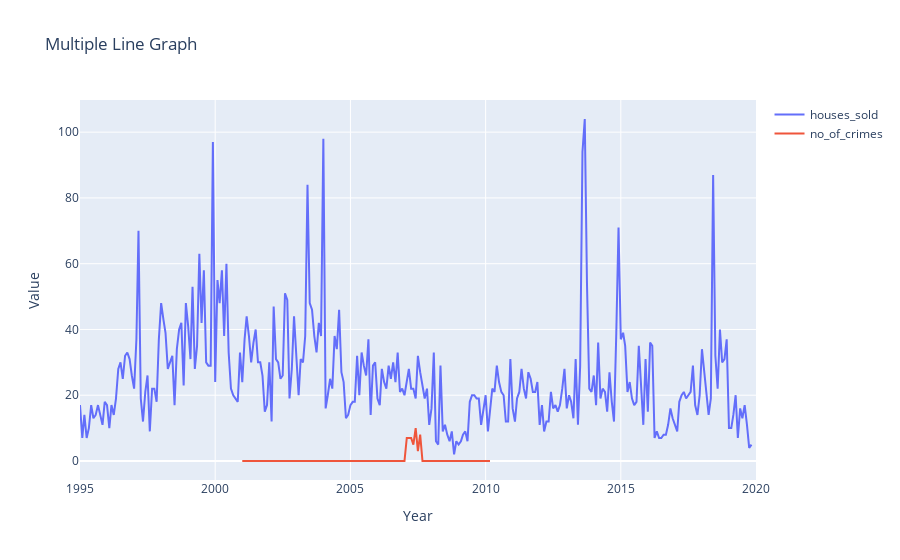

The notebook cell this image was saved under:
### Code cell
import plotly.graph_objects as go

# Create traces for each line
traces = []
for column in dft.columns[1:]:
    trace = go.Scatter(
        x=dft['MonthDay'],
        y=dft[column],
        mode='lines',
        name=column
    )
    traces.append(trace)

# Create layout
layout = go.Layout(
    title='Multiple Line Graph',
    xaxis=dict(title='Year'),
    yaxis=dict(title='Value')
)

# Create figure and plot
figure = go.Figure(data=traces, layout=layout)
figure.show()

### Figure 1 — Plotly figure (JSON) as saved in the notebook; plotly's stock layout.template omitted (floating-point values rounded to 4 significant figures; data arrays with more than 128 entries replaced by an {"elided": "..."} marker saying what was removed)
{"data": [{"mode": "lines", "name": "houses_sold", "type": "scatter", "x": {"elided": "301 str values"}, "y": {"elided": "301 int values"}}, {"mode": "lines", "name": "no_of_crimes", "type": "scatter", "x": {"elided": "301 str values"}, "y": {"elided": "301 int values"}}], "layout": {"title": {"text": "Multiple Line Graph"}, "xaxis": {"title": {"text": "Year"}}, "yaxis": {"title": {"text": "Value"}}}}
